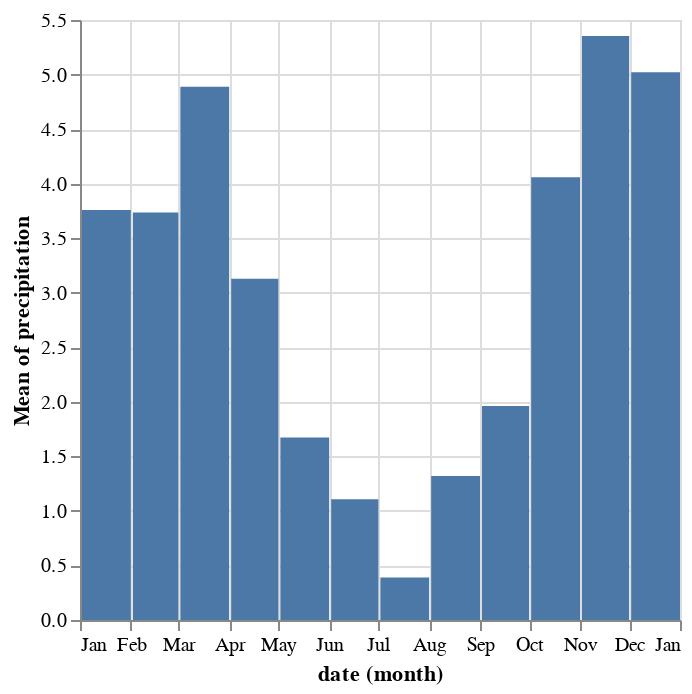

Describe this chart as a Vega-Lite specification.
### Vega-Lite specification from a JSON file in a GitHub repository (floating-point values rounded to 4 significant figures; data arrays with more than 128 entries replaced by an {"elided": "..."} marker saying what was removed)
{"$schema": "https://vega.github.io/schema/vega-lite/v4.json", "data": {"values": {"elided": "1461 records"}}, "mark": "bar", "encoding": {"x": {"timeUnit": "month", "field": "date"}, "y": {"aggregate": "mean", "field": "precipitation"}}}
